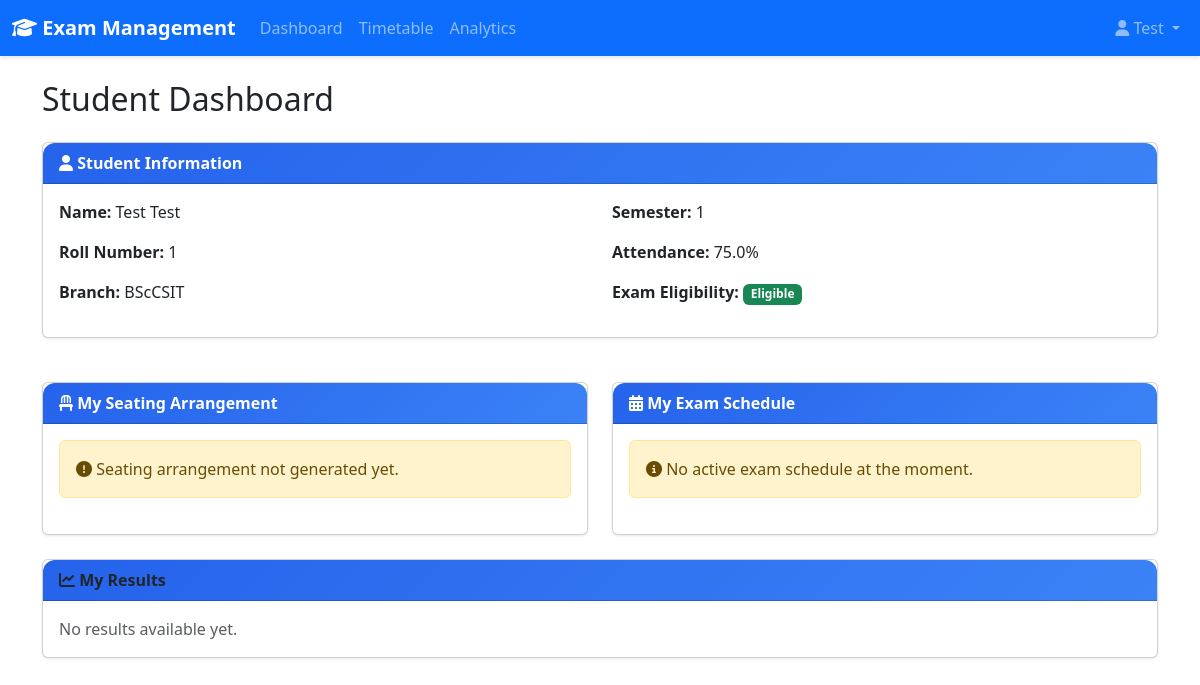
Page /dashboard/ (signed in) on the earlier database version.
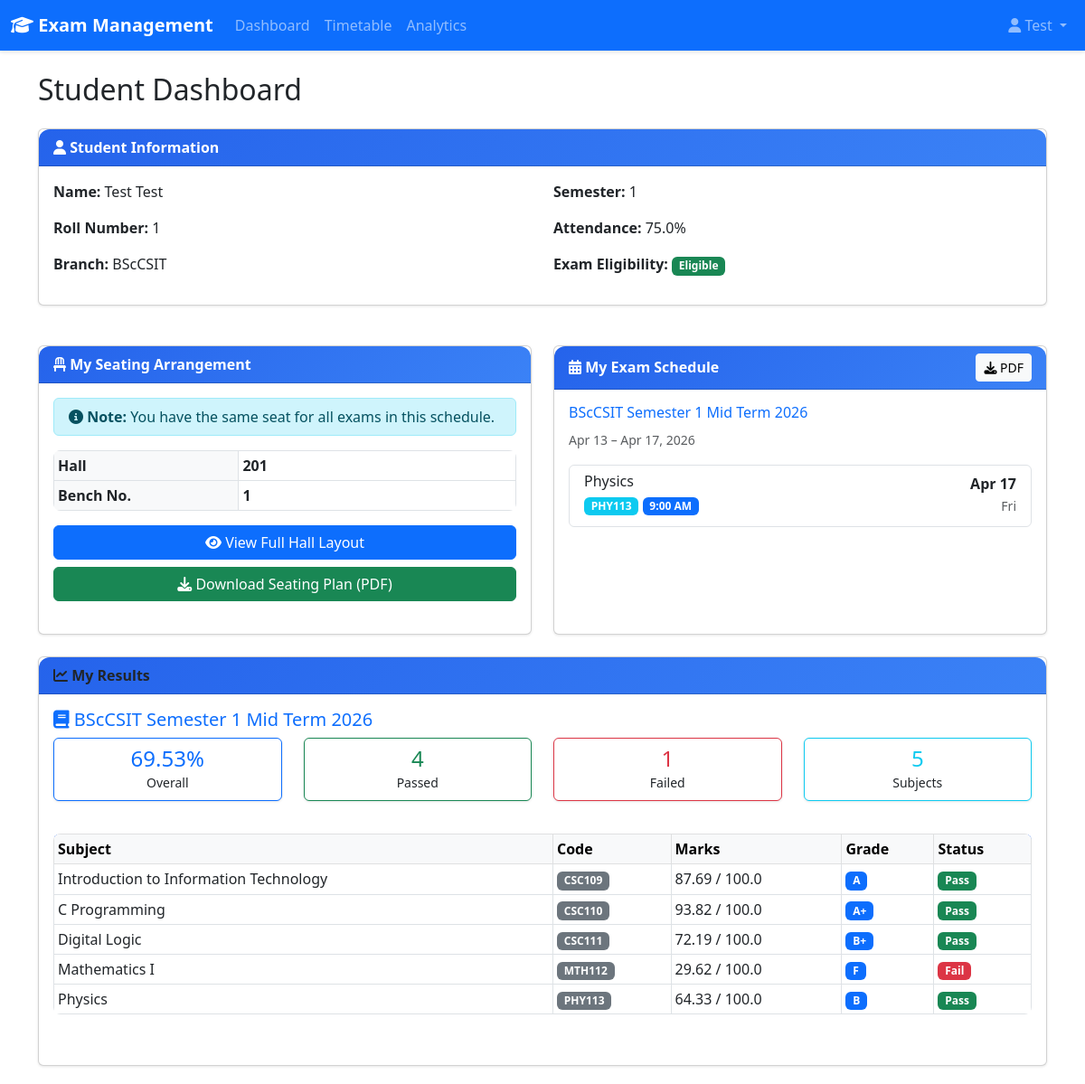
Same page on the later database version.
### core/models.py (models this page shows, shortened)
class SeatingArrangement(models.Model):
    exam = models.ForeignKey(Exam, on_delete=models.CASCADE)
    student = models.ForeignKey(Student, on_delete=models.CASCADE)
    hall = models.ForeignKey(ExamHall, on_delete=models.CASCADE)
    seat_number = models.IntegerField()
    class Meta:
        unique_together = ['exam', 'student']

class ExamHall(models.Model):
    name = models.CharField(max_length=100)
    capacity = models.IntegerField()
    is_available = models.BooleanField(default=True)

class ExamSchedule(models.Model):
    BRANCH_CHOICES = [
        ('BCA', 'BCA'),
        ('BScCSIT', 'BScCSIT'),
    ]
    EXAM_TYPE_CHOICES = [
        ('mid_term', 'Mid Term'),
        ('final_term', 'Final Term'),
    ]
    name = models.CharField(max_length=200)  # e.g., "BScCSIT Semester 2 Mid Term 2026"
    branch = models.CharField(max_length=20, choices=BRANCH_CHOICES)
    semester = models.IntegerField()
    exam_type = models.CharField(max_length=20, choices=EXAM_TYPE_CHOICES)
    start_date = models.DateField()
    end_date = models.DateField()
    created_at = models.DateTimeField(auto_now_add=True)
    class Meta:
        ordering = ['-created_at']

class Exam(models.Model):
    schedule = models.ForeignKey(ExamSchedule, on_delete=models.CASCADE, related_name='exams', null=True, blank=True)
    subject = models.ForeignKey(Subject, on_delete=models.CASCADE)
    date = models.DateField()
    start_time = models.TimeField()
    end_time = models.TimeField()
    class Meta:
        ordering = ['date', 'start_time']

class Subject(models.Model):
    BRANCH_CHOICES = [
        ('BCA', 'BCA'),
        ('BScCSIT', 'BScCSIT'),
    ]
    code = models.CharField(max_length=20, unique=True)
    name = models.CharField(max_length=200)
    semester = models.IntegerField()
    branch = models.CharField(max_length=20, choices=BRANCH_CHOICES, default='BScCSIT')

class Result(models.Model):
    student = models.ForeignKey(Student, on_delete=models.CASCADE)
    subject = models.ForeignKey(Subject, on_delete=models.CASCADE)
    exam = models.ForeignKey(Exam, on_delete=models.SET_NULL, null=True, blank=True)  # Changed to SET_NULL
    marks_obtained = models.FloatField()
    max_marks = models.FloatField(default=100)
    grade = models.CharField(max_length=5, blank=True)
    class Meta:
        unique_together = ['student', 'exam']

### core/views.py (the view)
# urls.py: path('dashboard/', views.dashboard, name='dashboard'),
@login_required
def dashboard(request):
    if request.user.is_staff:
        context = {
            'total_students': Student.objects.count(),
            'total_subjects': Subject.objects.count(),
            'total_exams': Exam.objects.count(),
            'total_halls': ExamHall.objects.count(),
            'eligible_students': Student.objects.filter(fees_paid=True, attendance__gte=75).count(),
            'paid_fees_students': Student.objects.filter(fees_paid=True).count(),
            'unpaid_fees_students': Student.objects.filter(fees_paid=False).count(),
            'upcoming_exams': Exam.objects.select_related('schedule', 'subject').order_by('date')[:5]
        }
        return render(request, 'admin_dashboard.html', context)
    else:
        try:
            from datetime import date
            student = Student.objects.get(user=request.user)
            seating = SeatingArrangement.objects.filter(student=student).select_related('exam', 'hall', 'exam__schedule')
            today = date.today()
            active_schedule = ExamSchedule.objects.filter(
                semester=student.semester,
                branch=student.branch,
                end_date__gte=today
            ).order_by('-start_date').first()
            upcoming_exams = []
            if active_schedule:
                upcoming_exams = Exam.objects.filter(
                    schedule=active_schedule,
                    date__gte=today
                ).select_related('schedule', 'subject').order_by('date', 'start_time')
            if active_schedule:
                seating = SeatingArrangement.objects.filter(
                    student=student,
                    exam__schedule=active_schedule
                ).select_related('exam', 'hall', 'exam__schedule').order_by('exam__date')
            else:
                seating = SeatingArrangement.objects.none()
            results_by_schedule = []
            schedules_with_results = ExamSchedule.objects.filter(
                semester=student.semester,
                branch=student.branch,
                exams__result__student=student
            ).distinct().order_by('-created_at')
            for schedule in schedules_with_results:
                results = Result.objects.filter(
                    student=student,
                    exam__schedule=schedule
                ).select_related('subject', 'exam')
                if results.exists():
                    total_marks = sum(r.marks_obtained for r in results)
                    total_max = sum(r.max_marks for r in results)
                    percentage = (total_marks / total_max * 100) if total_max > 0 else 0
                    passed = results.filter(marks_obtained__gte=40).count()
                    failed = results.count() - passed
                    results_by_schedule.append({
                        'schedule': schedule,
                        'results': results,
                        'percentage': round(percentage, 2),
                        'passed': passed,
                        'failed': failed
                    })
            context = {
                'student': student,
                'seating_arrangements': seating,
                'active_schedule': active_schedule,
                'upcoming_exams': upcoming_exams,
                'results_by_schedule': results_by_schedule
            }
            return render(request, 'student_dashboard.html', context)
        except Student.DoesNotExist:
            messages.error(request, 'Student profile not found. Please contact admin.')
            return redirect('index')

### core/models.py (called while the page is built)
    def is_eligible(self):
        return self.fees_paid and self.attendance >= 75.0

### templates/student_dashboard.html (shortened to what the changed rows need)
{% extends 'base.html' %}
{% block content %}
<div class="container mt-4">
    <h2 class="mb-4">Student Dashboard</h2>
    <div class="row">
        <div class="col-md-6 mb-4">
            <div class="card h-100">
                <div class="card-body">
                    {% if seating_arrangements %}
                        {% with first_seat=seating_arrangements.first %}
                        <div class="alert alert-info py-2 mb-3">
                            <i class="fas fa-info-circle"></i>
                            <strong>Note:</strong> You have the same seat for all exams in this schedule.
                        </div>
                        <table class="table table-sm table-bordered mb-3">
                            <tbody>
                                <tr>
                                    <th class="bg-light" style="width:40%">Hall</th>
                                    <td><strong>{{ first_seat.hall.name }}</strong></td>
                                </tr>
                                <tr>
                                    <th class="bg-light">Bench No.</th>
                                    <td><strong>{{ first_seat.seat_number }}</strong></td>
                                </tr>
                            </tbody>
                        </table>
                        <div class="d-grid gap-2">
                            <a href="{% url 'view_seating' first_seat.exam.id %}" class="btn btn-primary">
                                <i class="fas fa-eye"></i> View Full Hall Layout
                            </a>
                            <a href="{% url 'download_seating_pdf' first_seat.exam.id %}" class="btn btn-success">
                                <i class="fas fa-download"></i> Download Seating Plan (PDF)
                            </a>
                        </div>
                        {% endwith %}
                    {% else %}
                        <div class="alert alert-warning mb-0">
                            <i class="fas fa-exclamation-circle"></i> Seating arrangement not generated yet.
                        </div>
                    {% endif %}
                </div>
            </div>
        </div>
        <div class="col-md-6 mb-4">
            <div class="card h-100">
                <div class="card-header bg-info text-white d-flex justify-content-between align-items-center">
                    <span><i class="fas fa-calendar-alt"></i> My Exam Schedule</span>
                    {% if active_schedule %}
                    <a href="{% url 'download_student_timetable' student.id %}" class="btn btn-sm btn-light">
                        <i class="fas fa-download"></i> PDF
                    </a>
                    {% endif %}
                </div>
                <div class="card-body">
                    {% if active_schedule %}
                        <div class="mb-3">
                            <h6 class="text-primary">{{ active_schedule.name }}</h6>
                            <small class="text-muted">
                                {{ active_schedule.start_date|date:"M d" }} – {{ active_schedule.end_date|date:"M d, Y" }}
                            </small>
                        </div>
                        {% if upcoming_exams %}
                        <div class="list-group">
                            {% for exam in upcoming_exams %}
                            <div class="list-group-item">
                                <div class="d-flex w-100 justify-content-between align-items-start">
                                    <div>
                                        <h6 class="mb-1">{{ exam.subject.name }}</h6>
                                        <p class="mb-1">
                                            <span class="badge bg-info">{{ exam.subject.code }}</span>
                                            <span class="badge bg-primary">{{ exam.start_time|time:"g:i A" }}</span>
                                        </p>
                                    </div>
                                    <div class="text-end">
                                        <strong>{{ exam.date|date:"M d" }}</strong><br>
                                        <small class="text-muted">{{ exam.date|date:"D" }}</small>
                                    </div>
                                </div>
                            </div>
                            {% endfor %}
                        </div>
                        {% else %}
                        <div class="alert alert-info mb-0">
                            <i class="fas fa-check-circle"></i> No upcoming exams remaining.
                        </div>
                        {% endif %}
                    {% else %}
                        <div class="alert alert-warning mb-0">
                            <i class="fas fa-info-circle"></i> No active exam schedule at the moment.
                        </div>
                    {% endif %}
                </div>
            </div>
        </div>
    </div>
    <div class="row">
        <div class="col-md-12">
            <div class="card">
                <div class="card-body">
                    {% if results_by_schedule %}
                        {% for schedule_data in results_by_schedule %}
                        <div class="mb-4">
                            <h5 class="text-primary">
                                <i class="fas fa-book"></i> {{ schedule_data.schedule.name }}
                            </h5>
                            <div class="row mb-3">
                                <div class="col-md-3">
                                    <div class="card border-primary">
                                        <div class="card-body text-center p-2">
                                            <h4 class="mb-0 text-primary">{{ schedule_data.percentage }}%</h4>
                                            <small>Overall</small>
                                        </div>
                                    </div>
                                </div>
                                <div class="col-md-3">
                                    <div class="card border-success">
                                        <div class="card-body text-center p-2">
                                            <h4 class="mb-0 text-success">{{ schedule_data.passed }}</h4>
                                            <small>Passed</small>
                                        </div>
                                    </div>
                                </div>
                                <div class="col-md-3">
                                    <div class="card border-danger">
                                        <div class="card-body text-center p-2">
                                            <h4 class="mb-0 text-danger">{{ schedule_data.failed }}</h4>
                                            <small>Failed</small>
                                        </div>
                                    </div>
                                </div>
                                <div class="col-md-3">
                                    <div class="card border-info">
                                        <div class="card-body text-center p-2">
                                            <h4 class="mb-0 text-info">{{ schedule_data.results|length }}</h4>
                                            <small>Subjects</small>
                                        </div>
                                    </div>
                                </div>
                            </div>
                            <div class="table-responsive">
                                <table class="table table-sm table-bordered">
                                    <thead class="table-light">
                                        <tr>
                                            <th>Subject</th>
                                            <th>Code</th>
                                            <th>Marks</th>
                                            <th>Grade</th>
                                            <th>Status</th>
                                        </tr>
                                    </thead>
                                    <tbody>
                                        {% for result in schedule_data.results %}
                                        <tr>
                                            <td>{{ result.subject.name }}</td>
                                            <td><span class="badge bg-secondary">{{ result.subject.code }}</span></td>
                                            <td>{{ result.marks_obtained }} / {{ result.max_marks }}</td>
                                            <td><span class="badge bg-primary">{{ result.grade }}</span></td>
                                            <td>
                                                {% if result.marks_obtained >= 40 %}
                                                    <span class="badge bg-success">Pass</span>
                                                {% else %}
                                                    <span class="badge bg-danger">Fail</span>
                                                {% endif %}
                                            </td>
                                        </tr>
                                        {% endfor %}
                                    </tbody>
                                </table>
                            </div>
                        </div>
                        {% endfor %}
                    {% else %}
                        <p class="text-muted mb-0">No results available yet.</p>
                    {% endif %}
                </div>
            </div>
        </div>
    </div>
</div>
{% endblock %}

Differences in the rows shown:
added SeatingArrangement: hall.name "201", seat_number "1"
added ExamSchedule: name "BScCSIT Semester 1 Mid Term 2026", start_date "Apr 13", end_date "Apr 17, 2026", schedule.name "BScCSIT Semester 1 Mid Term 2026", percentage "69.53", passed "4", failed "1", results|length "5"
added Exam: subject.name "Physics", subject.code "PHY113", start_time "9:00 AM", date "Apr 17", date "Fri"
added Result: subject.name "Introduction to Information Technology", subject.code "CSC109", marks_obtained "87.69", max_marks "100.0", grade "A", shows "Pass"
added Result: subject.name "C Programming", subject.code "CSC110", marks_obtained "93.82", max_marks "100.0", grade "A+", shows "Pass"
added Result: subject.name "Digital Logic", subject.code "CSC111", marks_obtained "72.19", max_marks "100.0", grade "B+", shows "Pass"
added Result: subject.name "Mathematics I", subject.code "MTH112", marks_obtained "29.62", max_marks "100.0", grade "F", shows "Fail"
added Result: subject.name "Physics", subject.code "PHY113", marks_obtained "64.33", max_marks "100.0", grade "B", shows "Pass"
Other differences:
text no longer shown: "Seating arrangement not generated yet. No active exam schedule at the moment. No results available yet."
text now shown: "Note: You have the same seat for all exams in this schedule. Hall Bench No. View Full Hall Layout Download Seating Plan (PDF) PDF –"
